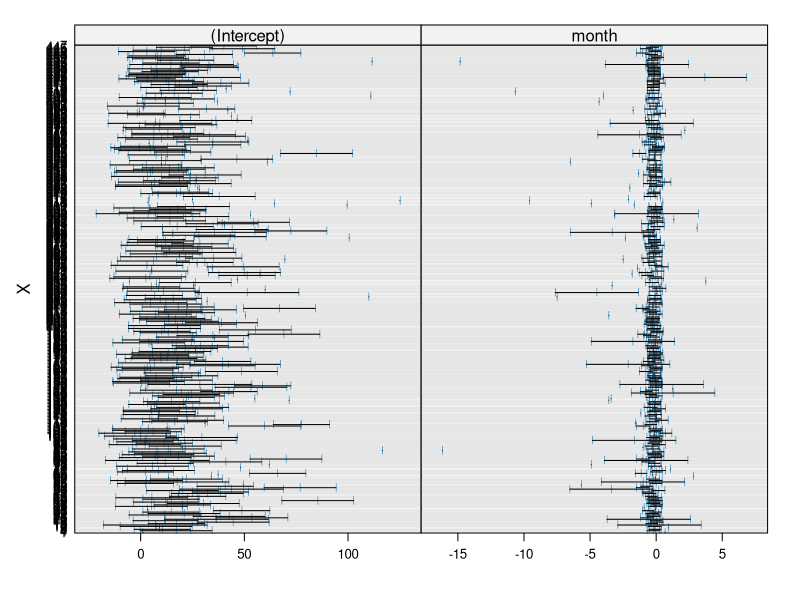
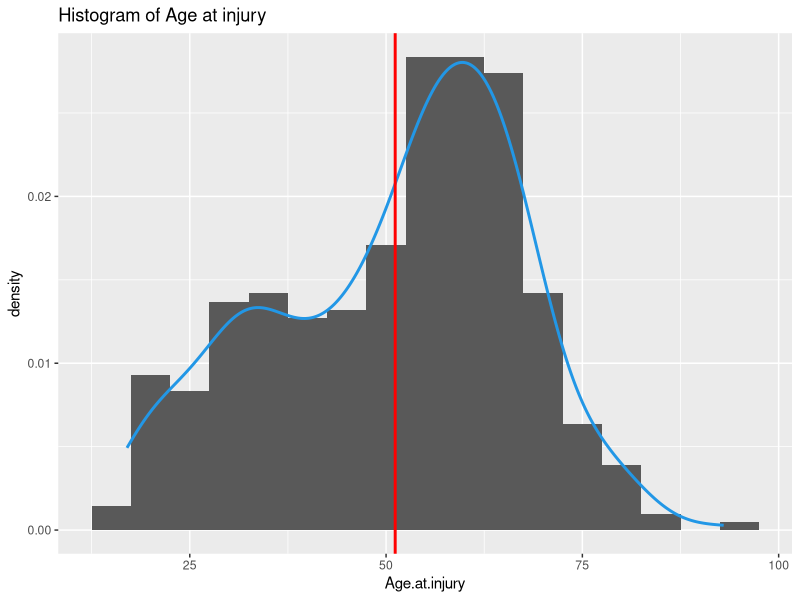
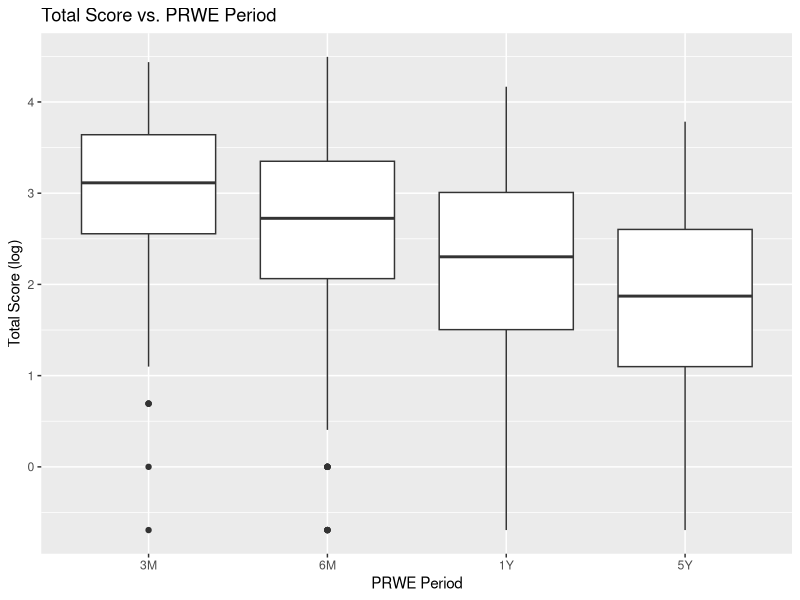
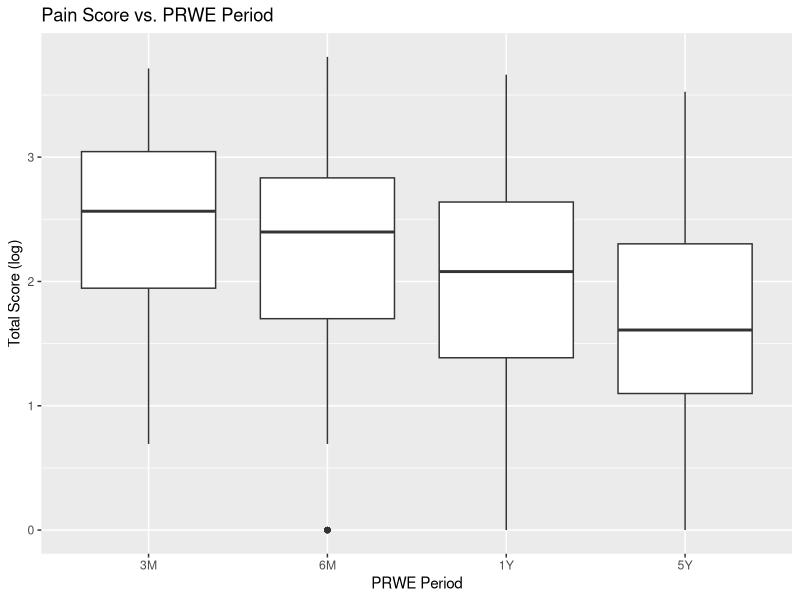
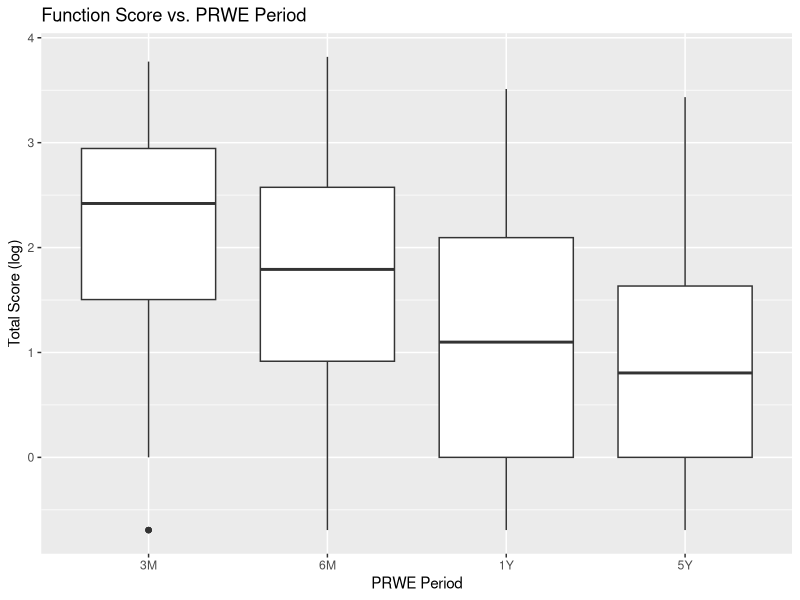
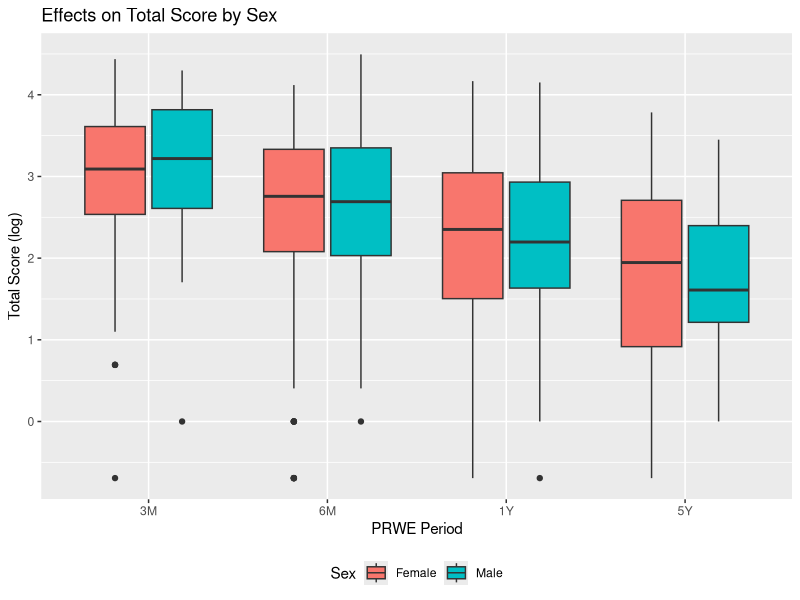
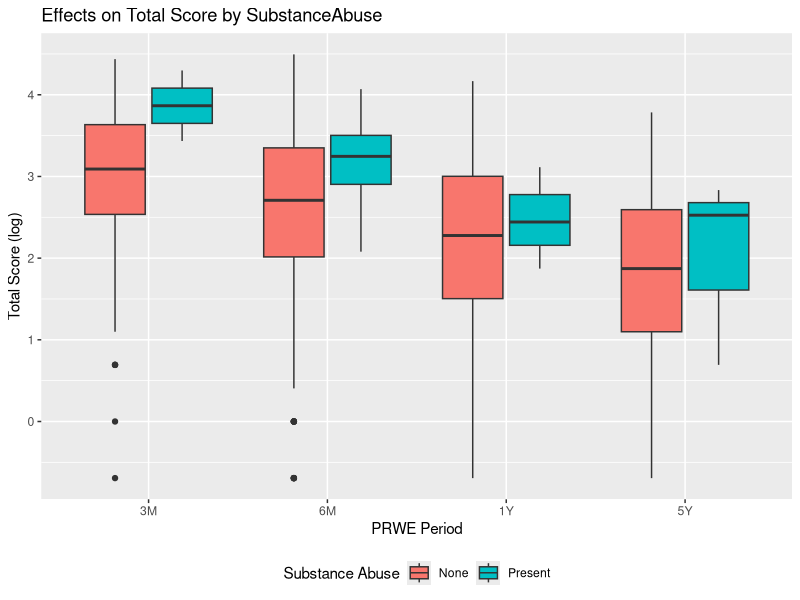
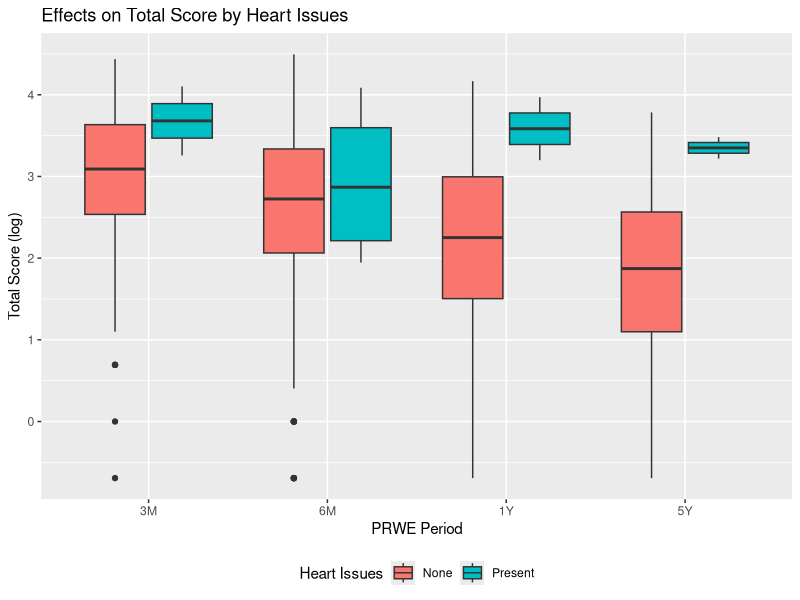

Write the R code that produced these figures, in order.
## ---- chunk 1
knitr::opts_chunk$set(echo = TRUE, eval=FALSE)
## ---- chunk 2
library(tidyverse)
library(broom)
library(readxl)
library(ggfortify)
library(ggpubr)
library(rstatix)
library(nlme)
## ---- chunk 3
# data <- read_excel("Stat_Data.xlsx", skip = 1)
# write.csv(data, "data.csv")
## ---- chunk 4
c1 <- read.csv("../data/data.csv")
## ---- chunk 5
c1 <- c1 %>%
  mutate(Sex = Sex, across(Sex, ~if_else(.=="F", 0, 1))) %>%
  mutate(CAD = CAD, across(CAD, ~if_else(.=="None", 0, 1))) %>%
  mutate(Hypertension = Hypertension, across(Hypertension, ~if_else(.=="None", 0, 1))) %>%
  mutate(Osteoporosis = Osteoporosis, across(Osteoporosis, ~if_else(.=="None", 0, 1))) %>%
  mutate(Diabetes = Diabetes, across(Diabetes, ~if_else(.=="None", 0, 1))) %>%
  mutate(Substance.abuse = Substance.abuse, across(Substance.abuse, ~if_else(.=="None", 0, 1))) %>%
  mutate(Alcohol.abuse = Alcohol.abuse, across(Alcohol.abuse, ~if_else(.=="None", 0, 1))) %>%
  mutate(Depression = Depression, across(Depression, ~if_else(.=="None", 0, 1))) %>%
  mutate(Anxiety.disorder = Anxiety.disorder, across(Anxiety.disorder, ~if_else(.=="None", 0, 1))) %>%
  mutate(Psychosis = Psychosis, across(Psychosis, ~if_else(.=="None", 0, 1))) %>%
  mutate(Malignancy = Malignancy, across(Malignancy, ~if_else(.=="None", 0, 1))) %>%
  mutate(Stroke.TIA = Stroke.TIA, across(Stroke.TIA, ~if_else(.=="None", 0, 1))) %>%
  mutate(Previous.orthopedic.trauma = Previous.orthopedic.trauma, across(Previous.orthopedic.trauma, ~if_else(.=="None", 0, 1))) %>%
  mutate(Revision.procedure = Revision.procedure, across(Revision.procedure, ~if_else(.=="Removal of  device", 1, 0)))
## ---- chunk 6
# c1 removes the rows with all NA or all "0".
c1 <- c1 %>% filter(!is.na(Total_3M) | !is.na(Total_6M) | !is.na(Total_1Y) | !is.na(Total_5Y)) %>%
  filter(Total_3M != 0 | Total_6M != 0 | Total_1Y != 0 | Total_5Y != 0)
## ---- chunk 7
# C3 is for LME use, with at least two non-NA data points
c3 <- c1 %>% filter((1*(is.na(Total_3M)) + 1*(is.na(Total_6M)) + 1*(is.na(Total_1Y)) + 1*(is.na(Total_5Y))) <= 2)
## ---- chunk 8
# regroup several attributes
easyc3 <- c3 %>% 
  select(X, MRN, Age.at.injury, Sex, ISS, CAD, Hypertension, Osteoporosis, Diabetes, Substance.abuse, Alcohol.abuse, Depression, Anxiety.disorder, Psychosis, Malignancy, Stroke.TIA, Previous.orthopedic.trauma, Revision.procedure, Function_Baseline, Pain_Baseline, Total_Baseline, Function_3M, Pain_3M, Total_3M, Function_6M, Pain_6M, Total_6M, Function_1Y, Pain_1Y, Total_1Y, Function_5Y, Pain_5Y, Total_5Y) %>%
  mutate(SubAbuse = 1*((Substance.abuse + Alcohol.abuse)!=0), Mental.illness = 1*((Depression + Anxiety.disorder + Psychosis)!=0)) %>% 
  select(X, MRN, Age.at.injury, Sex, ISS, CAD, Hypertension, Osteoporosis, Diabetes, SubAbuse, Mental.illness,
         Malignancy, Stroke.TIA,
         Previous.orthopedic.trauma, Revision.procedure, Function_Baseline, Pain_Baseline, Total_Baseline,
         Function_3M, Pain_3M, Total_3M, Function_6M, Pain_6M, Total_6M, Function_1Y, Pain_1Y, Total_1Y,
         Function_5Y, Pain_5Y, Total_5Y)
## ---- chunk 9
# longer form of easyc3
longc3 <- easyc3 %>% pivot_longer(-c(X, MRN, Age.at.injury, Sex, ISS, CAD, Hypertension, Osteoporosis, Diabetes, SubAbuse, Mental.illness, Malignancy, Stroke.TIA, Previous.orthopedic.trauma, Revision.procedure, Function_Baseline, Pain_Baseline, Total_Baseline), names_to = c(".value", "period"), names_sep = "_") %>%
  mutate(month = period, across(month, ~if_else(.=="3M", 3, if_else(.=="6M", 6, if_else(.=="1Y", 12, 60)))))
## ---- chunk 10
# delete NA for lme use.
# Count missing values
lme_longc3 <- longc3 %>% drop_na(Total)
lme_longc3 %>% group_by(period) %>% count(is.na(Total_Baseline)) 
## ---- chunk 11
fit.pre <- lmList(Total~ month|X, data = lme_longc3, na.action=na.exclude)
plot(intervals(fit.pre))
## ---- chunk 12
# easyc1 removes some dates and some useless variables

easyc1 <- c1 %>% select(X, MRN, Age.at.injury, Sex, ISS, CAD, Hypertension, Osteoporosis, Diabetes, Substance.abuse, Alcohol.abuse, Depression, Anxiety.disorder, Psychosis, Malignancy, Stroke.TIA, Previous.orthopedic.trauma, Revision.procedure, Function_Baseline, Pain_Baseline, Total_Baseline, Function_3M, Pain_3M, Total_3M, Function_6M, Pain_6M, Total_6M, Function_1Y, Pain_1Y, Total_1Y, Function_5Y, Pain_5Y, Total_5Y)
## ---- chunk 13
# Combine some general categories

easyc2 <- easyc1 %>% 
  mutate(SubAbuse = 1*((Substance.abuse + Alcohol.abuse)!=0), Mental.illness = 1*((Depression + Anxiety.disorder + Psychosis)!=0)) %>% 
  select(X, MRN, Age.at.injury, Sex, ISS, CAD, Hypertension, Osteoporosis, Diabetes, SubAbuse, Mental.illness,
         Malignancy, Stroke.TIA,
         Previous.orthopedic.trauma, Revision.procedure, Function_Baseline, Pain_Baseline, Total_Baseline,
         Function_3M, Pain_3M, Total_3M, Function_6M, Pain_6M, Total_6M, Function_1Y, Pain_1Y, Total_1Y,
         Function_5Y, Pain_5Y, Total_5Y)
## ---- chunk 14
# longc1 is the longer form of easyc1

longc1 <- easyc1 %>% pivot_longer(-c(X, MRN, Age.at.injury, Sex, ISS, CAD, Hypertension, Osteoporosis, Diabetes, Substance.abuse, Alcohol.abuse, Depression, Anxiety.disorder, Psychosis, Malignancy, Stroke.TIA, Previous.orthopedic.trauma, Revision.procedure), names_to = c(".value", "period"), names_sep = "_")
## ---- chunk 15
# Long form of combined data

longc2 <- easyc2 %>% pivot_longer(-c(X, MRN, Age.at.injury, Sex, ISS, CAD, Hypertension, Osteoporosis, Diabetes, SubAbuse, Mental.illness, Malignancy, Stroke.TIA, Previous.orthopedic.trauma, Revision.procedure), names_to = c(".value", "period"), names_sep = "_")
## ---- chunk 16
# Missing Value Stat
longc2 %>% group_by(period) %>% count(is.na(Total))
## ---- chunk 17
# rmBasec1 regulizes the Baseline scores and 
# removes the Baseline records

rmBasec1 <- easyc1 %>% 
  mutate(Function_3M = Function_3M - Function_Baseline,
                          Pain_3M = Pain_3M - Pain_Baseline,
                          Total_3M = Total_3M - Total_Baseline,
                          Function_6M = Function_6M - Function_Baseline,
                          Pain_6M = Pain_6M - Pain_Baseline,
                          Total_6M = Total_6M - Total_Baseline,
                          Function_1Y = Function_1Y - Function_Baseline,
                          Pain_1Y = Pain_1Y - Pain_Baseline,
                          Total_1Y = Total_1Y - Total_Baseline,
                          Function_5Y = Function_5Y - Function_Baseline,
                          Pain_5Y = Pain_5Y - Pain_Baseline,
                          Total_5Y = Total_5Y - Total_Baseline) %>%
  select(X, MRN, Age.at.injury, Sex, ISS, CAD, Hypertension, Osteoporosis, Diabetes, Substance.abuse, Alcohol.abuse, Depression, Anxiety.disorder, Psychosis, Malignancy, Stroke.TIA, Previous.orthopedic.trauma, Revision.procedure, Function_Baseline, Pain_Baseline, Total_Baseline, Function_3M, Pain_3M, Total_3M, Function_6M, Pain_6M, Total_6M, Function_1Y, Pain_1Y, Total_1Y, Function_5Y, Pain_5Y, Total_5Y)
## ---- chunk 18
# Remove baseline from combined data

rmBasec2 <- easyc2 %>% 
  mutate(Function_3M = Function_3M - Function_Baseline,
                          Pain_3M = Pain_3M - Pain_Baseline,
                          Total_3M = Total_3M - Total_Baseline,
                          Function_6M = Function_6M - Function_Baseline,
                          Pain_6M = Pain_6M - Pain_Baseline,
                          Total_6M = Total_6M - Total_Baseline,
                          Function_1Y = Function_1Y - Function_Baseline,
                          Pain_1Y = Pain_1Y - Pain_Baseline,
                          Total_1Y = Total_1Y - Total_Baseline,
                          Function_5Y = Function_5Y - Function_Baseline,
                          Pain_5Y = Pain_5Y - Pain_Baseline,
                          Total_5Y = Total_5Y - Total_Baseline) %>%
  select(X, MRN, Age.at.injury, Sex, ISS, CAD, Hypertension, Osteoporosis, Diabetes, SubAbuse, Mental.illness, Malignancy, Stroke.TIA, Previous.orthopedic.trauma, Revision.procedure, Function_Baseline, Pain_Baseline, Total_Baseline, Function_3M, Pain_3M, Total_3M, Function_6M, Pain_6M, Total_6M, Function_1Y, Pain_1Y, Total_1Y, Function_5Y, Pain_5Y, Total_5Y)
## ---- chunk 19
# Calculate the score difference between periods

ScoreDiff <- rmBasec1 %>%
  select(X, MRN, Age.at.injury, Sex, ISS, CAD, Hypertension, Osteoporosis, Diabetes, Substance.abuse, Alcohol.abuse, Depression, Anxiety.disorder, Psychosis, Malignancy, Stroke.TIA, Previous.orthopedic.trauma, Revision.procedure, Function_3M, Pain_3M, Total_3M, Function_6M, Pain_6M, Total_6M, Function_1Y, Pain_1Y, Total_1Y, Function_5Y, Pain_5Y, Total_5Y) %>%
  pivot_longer(-c(X, MRN, Age.at.injury, Sex, ISS, CAD, Hypertension, Osteoporosis, Diabetes, Substance.abuse, Alcohol.abuse, Depression, Anxiety.disorder, Psychosis, Malignancy, Stroke.TIA, Previous.orthopedic.trauma, Revision.procedure), names_to = c("part", ".value"), names_sep = "_") %>%
  mutate(Diff_6M3M = `6M` - `3M`,
         Diff_1Y3M = `1Y` - `3M`,
         Diff_1Y6M = `1Y` - `6M`,
         Diff_5Y6M = `5Y` - `6M`,
         Diff_5Y1Y = `5Y` - `1Y`) %>%
  mutate(Crt_6M3M = Diff_6M3M, 
         across(Crt_6M3M, ~if_else(.<=(-11.5), 1, if_else(.>=11.5, -1, 0))),
         Crt_1Y3M = Diff_1Y3M,
         across(Crt_1Y3M, ~if_else(.<=(-11.5), 1, if_else(.>=11.5, -1, 0))),
         Crt_1Y6M = Diff_1Y6M, 
         across(Crt_1Y6M, ~if_else(.<=(-11.5), 1, if_else(.>=11.5, -1, 0))),
         Crt_5Y6M = Diff_5Y6M, 
         across(Crt_5Y6M, ~if_else(.<=(-11.5), 1, if_else(.>=11.5, -1, 0))),
         Crt_5Y1Y = Diff_5Y1Y, 
         across(Crt_5Y1Y, ~if_else(.<=(-11.5), 1, if_else(.>=11.5, -1, 0))))
## ---- chunk 20
# reglongc1 is the long form of rmBasec1

reglongc1 <- rmBasec1 %>% 
  select(X, MRN, Age.at.injury, Sex, ISS, CAD, Hypertension, Osteoporosis, Diabetes, Substance.abuse, Alcohol.abuse, Depression, Anxiety.disorder, Psychosis, Malignancy, Stroke.TIA, Previous.orthopedic.trauma, Revision.procedure, Function_3M, Pain_3M, Total_3M, Function_6M, Pain_6M, Total_6M, Function_1Y, Pain_1Y, Total_1Y, Function_5Y, Pain_5Y, Total_5Y) %>%
  pivot_longer(-c(X, MRN, Age.at.injury, Sex, ISS, CAD, Hypertension, Osteoporosis, Diabetes, Substance.abuse, Alcohol.abuse, Depression, Anxiety.disorder, Psychosis, Malignancy, Stroke.TIA, Previous.orthopedic.trauma, Revision.procedure), names_to = c(".value", "period"), names_sep = "_")
## ---- chunk 21
# reglongc2 is the long form of rmBasec2

reglongc2 <- rmBasec2 %>% 
  select(X, MRN, Age.at.injury, Sex, ISS, CAD, Hypertension, Osteoporosis, Diabetes, SubAbuse, Mental.illness, Malignancy, Stroke.TIA, Previous.orthopedic.trauma, Revision.procedure, Function_3M, Pain_3M, Total_3M, Function_6M, Pain_6M, Total_6M, Function_1Y, Pain_1Y, Total_1Y, Function_5Y, Pain_5Y, Total_5Y) %>%
  pivot_longer(-c(X, MRN, Age.at.injury, Sex, ISS, CAD, Hypertension, Osteoporosis, Diabetes, SubAbuse, Mental.illness, Malignancy, Stroke.TIA, Previous.orthopedic.trauma, Revision.procedure), names_to = c(".value", "period"), names_sep = "_")
## ---- chunk 22
easyc2 %>% ggplot(aes(x = Age.at.injury)) + 
  geom_histogram(aes(y = ..density..), binwidth = 5) + 
  geom_density(col = 4, linewidth = 1) + 
  labs(title = "Histogram of Age at injury") +
  geom_vline(aes(xintercept = mean(Age.at.injury)), col = "red", size = 1)
## ---- chunk 23
# allocate levels of factor `period`

longc1$period <- factor(longc1$period, levels= c("Baseline", "3M", "6M", "1Y", "5Y"))

reglongc1$period <- factor(reglongc1$period, levels= c("3M", "6M", "1Y", "5Y"))

longc2$period <- factor(longc2$period, levels= c("Baseline", "3M", "6M", "1Y", "5Y"))

reglongc2$period <- factor(reglongc2$period, levels= c("3M", "6M", "1Y", "5Y"))
## ---- chunk 24
# Find the extreme values and remove from dataset
rm_reglongc2 <- reglongc2 %>% select(X, period, Total) %>%
  group_by(period) %>%
  identify_outliers(Total) %>%
  filter(is.extreme == TRUE)

new_reglongc2 <- anti_join(reglongc2, rm_reglongc2)
## ---- chunk 25
new_reglongc2 %>% ggplot(aes(x = period, y = log(Total))) + 
  geom_boxplot() +
  xlab("PRWE Period") +
  ylab("Total Score (log)") +
  ggtitle("Total Score vs. PRWE Period") 
## ---- chunk 26
new_reglongc2 %>% ggplot(aes(x = period, y = log(Pain))) + 
  geom_boxplot() +
  xlab("PRWE Period") +
  ylab("Total Score (log)") +
  ggtitle("Pain Score vs. PRWE Period")
## ---- chunk 27
new_reglongc2 %>% ggplot(aes(x = period, y = log(Function))) + 
  geom_boxplot() +
  xlab("PRWE Period") +
  ylab("Total Score (log)") +
  ggtitle("Function Score vs. PRWE Period")
## ---- chunk 28
new_reglongc2 %>% ggplot(aes(y = log(Total), x = period, fill = as.factor(Sex))) +
  geom_boxplot() +
  xlab("PRWE Period") +
  ylab("Total Score (log)") +
  ggtitle("Effects on Total Score by Sex") +
  theme(legend.position="bottom") +
  scale_fill_discrete(name = "Sex", labels = c("Female", "Male"))
## ---- chunk 29
new_reglongc2 %>% ggplot(aes(y = log(Total), x = period, fill = as.factor(SubAbuse))) +
  geom_boxplot() +
  xlab("PRWE Period") +
  ylab("Total Score (log)") +
  ggtitle("Effects on Total Score by SubstanceAbuse") +
  theme(legend.position="bottom") +
  scale_fill_discrete(name = "Substance Abuse", labels = c("None", "Present"))
## ---- chunk 30
new_reglongc2 %>% ggplot(aes(y = log(Total), x = period, fill = as.factor(CAD))) +
  geom_boxplot() +
  xlab("PRWE Period") +
  ylab("Total Score (log)") +
  ggtitle("Effects on Total Score by Heart Issues") +
  theme(legend.position="bottom") +
  scale_fill_discrete(name = "Heart Issues", labels = c("None", "Present"))
## ---- chunk 31
new_reglongc2 %>% ggplot(aes(y = log(Total), x = period, fill = as.factor(Mental.illness))) +
  geom_boxplot() +
  xlab("PRWE Period") +
  ylab("Total Score (log)") +
  ggtitle("Effects on Total Score by Mental Illness") +
  theme(legend.position="bottom") +
  scale_fill_discrete(name = "Mental Issues", labels = c("None", "Present"))
## ---- chunk 32
new_reglongc2 %>% ggplot(aes(y = log(Total), x = period, fill = as.factor(Diabetes))) +
  geom_boxplot() +
  xlab("PRWE Period") +
  ylab("Total Score (log)") +
  ggtitle("Effects on Total Score by Diabetes") +
  theme(legend.position="bottom") +
  scale_fill_discrete(name = "Diabetes", labels = c("None", "Present"))
## ---- chunk 33
new_reglongc2 %>% ggplot(aes(y = log(Total), x = period, fill = as.factor(Revision.procedure))) +
  geom_boxplot() +
  xlab("PRWE Period") +
  ylab("Total Score (log)") +
  ggtitle("Effects on Total Score by Removal of device") +
  theme(legend.position="bottom") +
  scale_fill_discrete(name = "Removal of device", labels = c("No", "Yes"))
## ---- chunk 34
new_reglongc2 %>% ggplot(aes(x = period, y = Total)) + 
  geom_boxplot() +
  xlab("PRWE Period") +
  ylab("Total Score") +
  ggtitle("Total Score vs. PRWE Period") 
## ---- chunk 35
new_reglongc2 %>% ggplot(aes(x = period, y = Pain)) + 
  geom_boxplot() +
  xlab("PRWE Period") +
  ylab("Total Score") +
  ggtitle("Pain Score vs. PRWE Period")
## ---- chunk 36
new_reglongc2 %>% ggplot(aes(x = period, y = Function)) + 
  geom_boxplot() +
  xlab("PRWE Period") +
  ylab("Total Score") +
  ggtitle("Function Score vs. PRWE Period")
## ---- chunk 37
new_reglongc2 %>% ggplot(aes(y = Total, x = period, fill = as.factor(Sex))) +
  geom_boxplot() +
  xlab("PRWE Period") +
  ylab("Total Score") +
  ggtitle("Effects on Total Score by Sex") +
  theme(legend.position="bottom") +
  scale_fill_discrete(name = "Sex", labels = c("Female", "Male"))
## ---- chunk 38
new_reglongc2 %>% ggplot(aes(y = Total, x = period, fill = as.factor(SubAbuse))) +
  geom_boxplot() +
  xlab("PRWE Period") +
  ylab("Total Score") +
  ggtitle("Effects on Total Score by SubstanceAbuse") +
  theme(legend.position="bottom") +
  scale_fill_discrete(name = "Substance Abuse", labels = c("None", "Present"))
## ---- chunk 39
new_reglongc2 %>% ggplot(aes(y = Total, x = period, fill = as.factor(CAD))) +
  geom_boxplot() +
  xlab("PRWE Period") +
  ylab("Total Score") +
  ggtitle("Effects on Total Score by Heart Issues") +
  theme(legend.position="bottom") +
  scale_fill_discrete(name = "Heart Issues", labels = c("None", "Present"))
## ---- chunk 40
new_reglongc2 %>% ggplot(aes(y = Total, x = period, fill = as.factor(Mental.illness))) +
  geom_boxplot() +
  xlab("PRWE Period") +
  ylab("Total Score") +
  ggtitle("Effects on Total Score by Mental Illness") +
  theme(legend.position="bottom") +
  scale_fill_discrete(name = "Mental Issues", labels = c("None", "Present"))
## ---- chunk 41
new_reglongc2 %>% ggplot(aes(y = Total, x = period, fill = as.factor(Diabetes))) +
  geom_boxplot() +
  xlab("PRWE Period") +
  ylab("Total Score") +
  ggtitle("Effects on Total Score by Diabetes") +
  theme(legend.position="bottom") +
  scale_fill_discrete(name = "Diabetes", labels = c("None", "Present"))
## ---- chunk 42
new_reglongc2 %>% ggplot(aes(y = Total, x = period, fill = as.factor(Revision.procedure))) +
  geom_boxplot() +
  xlab("PRWE Period") +
  ylab("Total Score") +
  ggtitle("Effects on Total Score by Removal of device") +
  theme(legend.position="bottom") +
  scale_fill_discrete(name = "Removal of device", labels = c("No", "Yes"))
## ---- chunk 43
new_reglongc2 %>% group_by(period, Revision.procedure) %>% summarise(Total = mean(Total, na.rm = TRUE), n = n()) %>% 
  ggplot(aes(y = Total, x = period, col = as.factor(Revision.procedure))) +
  geom_point(size = 4) +
  xlab("PRWE Period") +
  ylab("Total Score") +
  ggtitle("Average Total Score by Removal of device")
## ---- chunk 44
rmDevice <- reglongc1 %>% select(X, period, Revision.procedure, Total)
rmDevice1 <- ScoreDiff %>% select(X, Revision.procedure, Diff_5Y1Y)
## ---- chunk 45
# extreme values removed
rm_df_51 <- rmDevice1 %>% 
  group_by(Revision.procedure) %>%
  identify_outliers(Diff_5Y1Y) %>%
  filter(is.extreme == TRUE) %>%
  select(Revision.procedure, X, Diff_5Y1Y)

new_5Y1Y <- anti_join(rmDevice1, rm_df_51)
prop_5Y1Y <- new_5Y1Y %>% mutate(recovery = Diff_5Y1Y, across(recovery, ~if_else(.<= 11.5, 1, 0)))
## ---- chunk 46
# counts
prop_5Y1Y %>% filter(Revision.procedure == 0, recovery == 0) %>% count()
prop_5Y1Y %>% filter(Revision.procedure == 0, recovery == 1) %>% count()
prop_5Y1Y %>% filter(Revision.procedure == 1, recovery == 0) %>% count()
prop_5Y1Y %>% filter(Revision.procedure == 1, recovery == 1) %>% count()
## ---- chunk 47
# proportion test
prop_mtx <- rbind(c(569, 15), c(63, 2))
chisq.test(prop_mtx, correct = FALSE)
fisher.test(prop_mtx)
prop.test(prop_mtx)
## ---- chunk 48

modelDe <- lm(Diff_5Y1Y ~ Revision.procedure,
             data = new_5Y1Y)
ggqqplot(residuals(modelDe))
## ---- chunk 49
shapiro_test(residuals(modelDe))
## ---- chunk 50
new_5Y1Y %>% group_by(Revision.procedure) %>%
  shapiro_test(Diff_5Y1Y)
## ---- chunk 51
t.test(Diff_5Y1Y ~ Revision.procedure, data = new_5Y1Y)
wilcox.test(Diff_5Y1Y ~ Revision.procedure, data = new_5Y1Y)
new_5Y1Y %>%
  kruskal.test(Diff_5Y1Y ~ Revision.procedure)

-1.771404+2.700000 
((1.000074 + 2.857266)/2)/qnorm(0.975)
## ---- chunk 52
# extreme values removed
rm_df_period <- rmDevice %>% group_by(period, Revision.procedure) %>%
  identify_outliers(Total) %>%
  filter(is.extreme == TRUE) %>%
  select(X, period, Revision.procedure, Total)
new_rm_p <- anti_join(rmDevice, rm_df_period)
## ---- chunk 53
model  <- lm(Total ~ period*Revision.procedure,
             data = new_rm_p)
ggqqplot(residuals(model))
## ---- chunk 54
shapiro_test(residuals(model))
## ---- chunk 55
new_rm_p %>% group_by(period, Revision.procedure) %>%
  shapiro_test(Total)
## ---- chunk 56
ggqqplot(new_rm_p, "Total", ggtheme = theme_bw()) +
  facet_grid(Revision.procedure ~ period)
## ---- chunk 57
model1 <- lm(Total ~ period * Revision.procedure, data = new_rm_p)
new_rm_p %>%
  group_by(period) %>%
  t_test(Total ~ Revision.procedure)
## ---- chunk 58
new_rm_p %>%
  group_by(period) %>%
  wilcox_test(Total ~ Revision.procedure)
## ---- chunk 59
new_rm_p %>%
  group_by(period) %>% 
  kruskal_test(Total ~ Revision.procedure)
## ---- chunk 60
# Score difference between periods vs. MCID
ScoreDiff %>% filter(part == "Total") %>% 
  summarise(Crt_6M3M = mean(abs(Crt_6M3M), na.rm = TRUE),
            Crt_1Y3M = mean(abs(Crt_1Y3M), na.rm = TRUE), 
            Crt_1Y6M = mean(abs(Crt_1Y6M), na.rm = TRUE), 
            Crt_5Y6M = mean(abs(Crt_5Y6M), na.rm = TRUE), 
            Crt_5Y1Y = mean(abs(Crt_5Y1Y), na.rm = TRUE))
## ---- chunk 61
# Counts
ScoreDiff %>% filter(Crt_6M3M != 0) %>% count()
ScoreDiff %>% filter(!is.na(Crt_6M3M)) %>% count()
ScoreDiff %>% filter(Crt_1Y3M != 0) %>% count()
ScoreDiff %>% filter(!is.na(Crt_1Y3M)) %>% count()
ScoreDiff %>% filter(Crt_1Y6M != 0) %>% count()
ScoreDiff %>% filter(!is.na(Crt_1Y6M)) %>% count()
ScoreDiff %>% filter(Crt_5Y6M != 0) %>% count()
ScoreDiff %>% filter(!is.na(Crt_5Y6M)) %>% count()
ScoreDiff %>% filter(Crt_5Y1Y != 0) %>% count()
ScoreDiff %>% filter(!is.na(Crt_5Y1Y)) %>% count()
## ---- chunk 62
# Recovery rate, by MCID
ScoreDiff %>% filter(part == "Total") %>% 
  summarise(`3M` = mean(`3M` <= 11.5, na.rm = TRUE), 
            `6M` = mean(`6M` <= 11.5, na.rm = TRUE), 
            `1Y` = mean(`1Y` <= 11.5, na.rm = TRUE), 
            `5Y` = mean(`5Y` <= 11.5, na.rm = TRUE))
## ---- chunk 63
# Counts
ScoreDiff %>% filter(part == "Total") %>% filter(`3M` <= 11.5) %>% count()
ScoreDiff %>% filter(part == "Total") %>% filter(!is.na(`3M`)) %>% count()
ScoreDiff %>% filter(part == "Total") %>% filter(`6M` <= 11.5) %>% count()
ScoreDiff %>% filter(part == "Total") %>% filter(!is.na(`6M`)) %>% count()
ScoreDiff %>% filter(part == "Total") %>% filter(`1Y` <= 11.5) %>% count()
ScoreDiff %>% filter(part == "Total") %>% filter(!is.na(`1Y`)) %>% count()
ScoreDiff %>% filter(part == "Total") %>% filter(`5Y` <= 11.5) %>% count()
ScoreDiff %>% filter(part == "Total") %>% filter(!is.na(`5Y`)) %>% count()
## ---- chunk 64
# proportion of recovery, by MCID and Removal of Device
ScoreDiff %>% filter(part == "Total") %>% group_by(Revision.procedure) %>%
  summarise(`3M` = mean(`3M` <= 11.5, na.rm = TRUE), 
            `6M` = mean(`6M` <= 11.5, na.rm = TRUE), 
            `1Y` = mean(`1Y` <= 11.5, na.rm = TRUE), 
            `5Y` = mean(`5Y` <= 11.5, na.rm = TRUE))
## ---- chunk 65
# Counts
ScoreDiff %>% filter(part == "Total") %>% group_by(Revision.procedure) %>% filter(`3M` <= 11.5) %>% count()
ScoreDiff %>% filter(part == "Total") %>% group_by(Revision.procedure) %>% filter(!is.na(`3M`)) %>% count()
ScoreDiff %>% filter(part == "Total") %>% group_by(Revision.procedure) %>% filter(`6M` <= 11.5) %>% count()
ScoreDiff %>% filter(part == "Total") %>% group_by(Revision.procedure) %>% filter(!is.na(`6M`)) %>% count()
ScoreDiff %>% filter(part == "Total") %>% group_by(Revision.procedure) %>% filter(`1Y` <= 11.5) %>% count()
ScoreDiff %>% filter(part == "Total") %>% group_by(Revision.procedure) %>% filter(!is.na(`1Y`)) %>% count()
ScoreDiff %>% filter(part == "Total") %>% group_by(Revision.procedure) %>% filter(`5Y` <= 11.5) %>% count()
ScoreDiff %>% filter(part == "Total") %>% group_by(Revision.procedure) %>% filter(!is.na(`5Y`)) %>% count()
## ---- chunk 66
prop_mtx <- rbind(c(36, 85), c(2, 14))
chisq.test(prop_mtx, correct = FALSE)
fisher.test(prop_mtx)
prop_test(prop_mtx)
## ---- chunk 67
prop_mtx <- rbind(c(150, 169), c(12, 22))
chisq.test(prop_mtx, correct = FALSE)
fisher.test(prop_mtx)
prop_test(prop_mtx)
## ---- chunk 68
prop_mtx <- rbind(c(165, 97), c(15, 16))
chisq.test(prop_mtx, correct = FALSE)
fisher.test(prop_mtx)
prop_test(prop_mtx)
## ---- chunk 69
prop_mtx <- rbind(c(192, 58), c(20, 6))
chisq.test(prop_mtx, correct = FALSE)
fisher.test(prop_mtx)
prop_test(prop_mtx)
